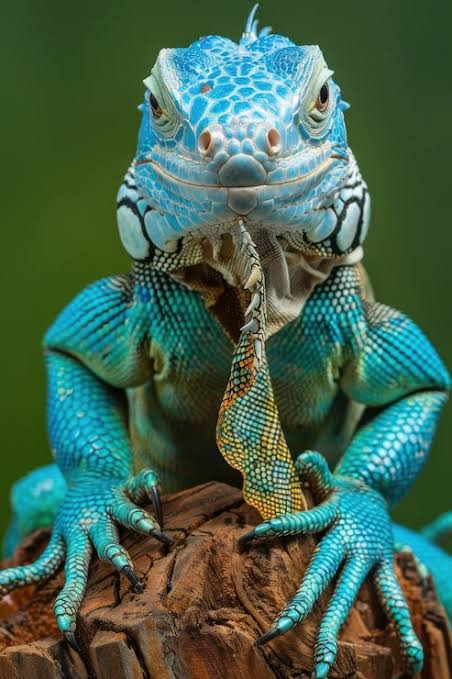
#> input picture Bimestre1/Portifolio1/lagarto.jpg, 452 x 679 px, found by its file name
$ jupyter execute Portifolio1.ipynb
#> lines starting #> are read from the running program, lines starting #| are printed output that depends on the picture; after the words box and inside, x2 and y2 are one past the last pixel; in counts of white or black regions, pixels touching at a corner belong together
[cell 1]
import cv2
import numpy as np
import matplotlib.pyplot as plt
from google.colab import files

[cell 2]
arquivo = files.upload()
#> the answer given: lagarto.jpg

Sobre a quantização: é o processo de reduzir a quantidade de níveis de intensidade ou cores possíveis que um pixel pode assumir.

Bits 	Níveis (2^bits)	O que significa

*   1 bit	- 2 níveis	só preto e branco (0 ou 255)
*   2 bits -	4 níveis	4 tons de cinza possíveis
*   4 bits - 16 níveis	16 tons de cinza possíveis
*   8 bits - 256 níveis	a imagem original, sem redução (todos os tons)

Qaunto menor a quantidade de bits, mais informação é perdida. Transições suaves ficam grotescas. No extremo de 1 bit, só sobra preto e branco puro: qualquer pixel abaixo da metade vira preto, qualquer um acima vira branco

CONVERSÃO TONS DE CINZA

[cell 3]
img = cv2.imread('/content/lagarto.jpg')
#> img is the input picture: shape (679, 452, 3); mean B, G, R 78.8, 99.4, 68.1
img_gray = cv2.cvtColor(img, cv2.COLOR_BGR2GRAY)
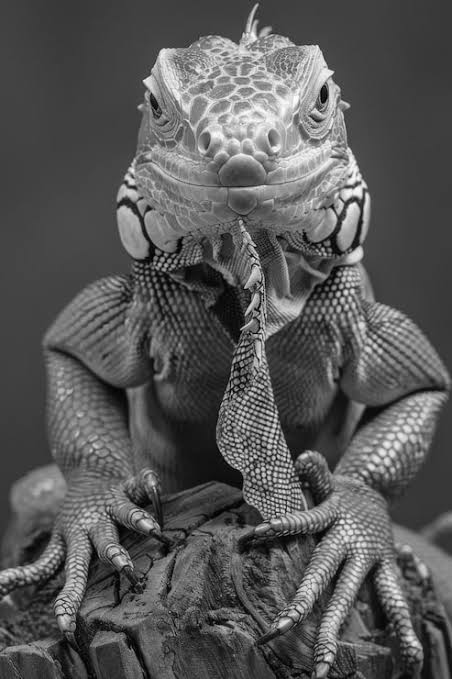
#> img_gray: shape (679, 452); min 0, max 255, mean 87.7
img_gray

QUANTIZAÇÃO

[cell 4]
def quantizar_imagem(imagem, bits):
#> called with bits = 1
    niveis = 2 ** bits

    # Passo 1: normaliza os pixels para o intervalo [0, niveis-1]
    imagem_normalizada = imagem.astype(np.float32) / 255.0
    imagem_niveis = np.floor(imagem_normalizada * niveis)
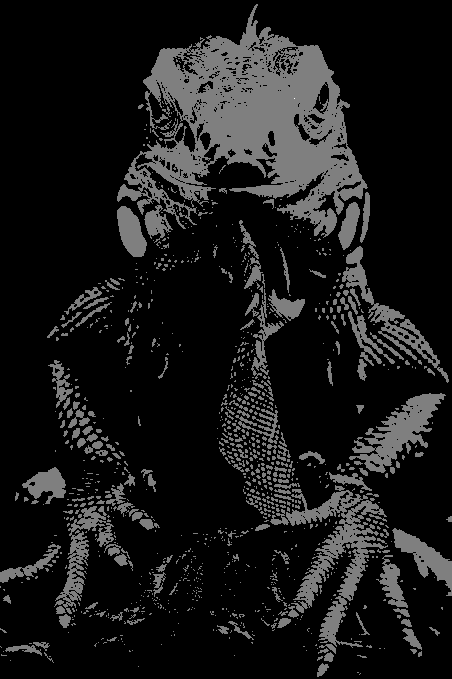
#> imagem_niveis: shape (679, 452) float32; min 0, max 2, mean 0.192; drawn with min black and max white

    # Garante que não ultrapasse o nível máximo (caso o pixel seja 255)
    imagem_niveis = np.clip(imagem_niveis, 0, niveis - 1)
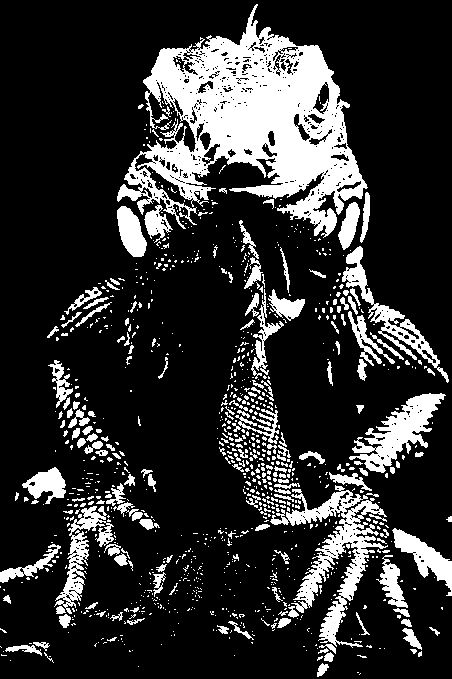
#> imagem_niveis: shape (679, 452) float32; values 0 (black) and 1 (white), 19.2% white; 1023 white regions (852 under 20 px), largest, box (x1, y1, x2, y2) and area: (117, 4, 368, 238) 25557, (270, 485, 388, 648) 5020, (349, 393, 446, 473) 2890

    # Passo 2: reescala de volta para [0, 255] para exibição
    imagem_quantizada = imagem_niveis * (255 / (niveis - 1))

    return imagem_quantizada.astype(np.uint8)

[cell 5]
img_1bit = quantizar_imagem(img_gray, 1)
img_2bit = quantizar_imagem(img_gray, 2)
#> call 2 of quantizar_imagem, with bits = 2
#> in quantizar_imagem (call 2), `imagem_niveis = np.floor(imagem_normalizada * niveis)`:
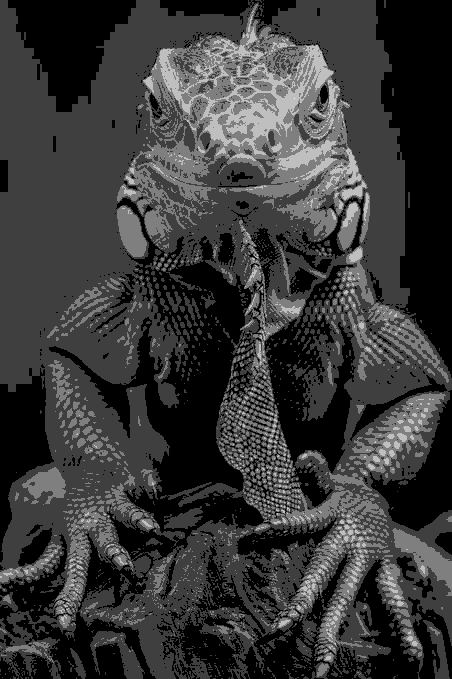
#> imagem_niveis: shape (679, 452) float32; min 0, max 4, mean 0.897; drawn with min black and max white
#> in quantizar_imagem (call 2), `imagem_niveis = np.clip(imagem_niveis, 0, niveis - 1)`:
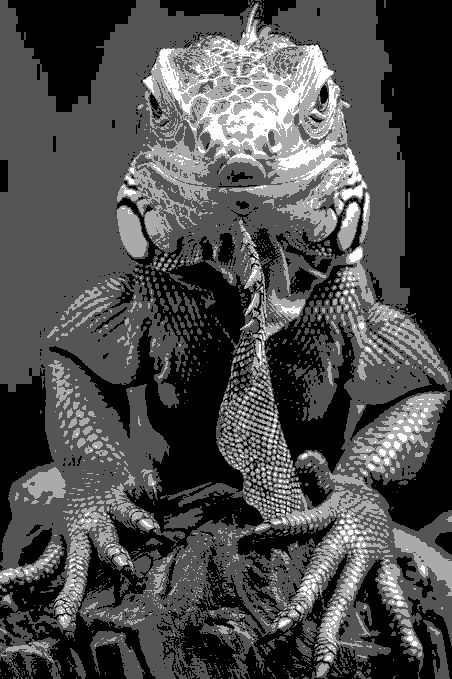
#> imagem_niveis: shape (679, 452) float32; min 0, max 3, mean 0.897; drawn with min black and max white
img_4bit = quantizar_imagem(img_gray, 4)
img_8bit = quantizar_imagem(img_gray, 8)

[cell 6]
fig, axes = plt.subplots(1, 5, figsize=(20, 5))

axes[0].imshow(img_gray, cmap='gray')
axes[0].set_title('Original (tons de cinza)')
axes[0].axis('off')

axes[1].imshow(img_1bit, cmap='gray')
axes[1].set_title('1 bit (2 níveis)')
axes[1].axis('off')

axes[2].imshow(img_2bit, cmap='gray')
axes[2].set_title('2 bits (4 níveis)')
axes[2].axis('off')

axes[3].imshow(img_4bit, cmap='gray')
axes[3].set_title('4 bits (16 níveis)')
axes[3].axis('off')

axes[4].imshow(img_8bit, cmap='gray')
axes[4].set_title('8 bits (256 níveis)')
axes[4].axis('off')

plt.tight_layout()
plt.savefig('quantizacao.png', dpi=150, bbox_inches='tight')
plt.show()

$ run again, with Bimestre1/Portifolio1/quantizacao.png saved as Bimestre1/Portifolio1/lagarto.jpg
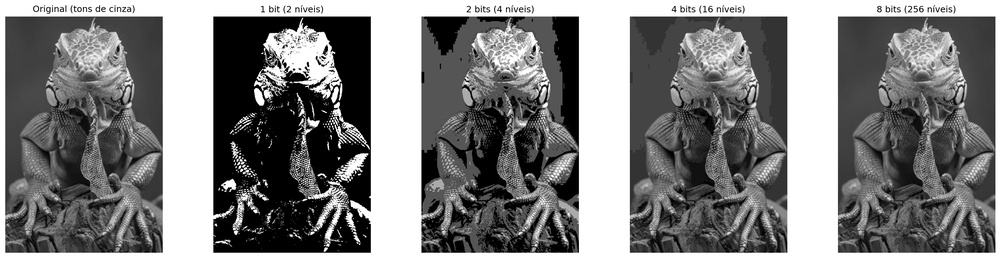
#> input picture Bimestre1/Portifolio1/quantizacao.png, 1000 x 258 px, shrunk from 2845 x 733 before the run, found by its file name
#> img is the input picture: shape (258, 1000, 3); min 0, max 255, mean 126
#> in quantizar_imagem, `imagem_niveis = np.clip(imagem_niveis, 0, niveis - 1)`:
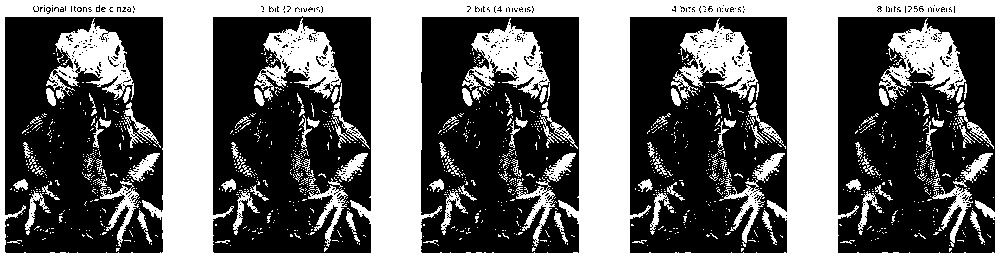
#> imagem_niveis: shape (258, 1000) float32; values 0 (black) and 1 (white), 41.2% white; 1167 white regions (1042 under 20 px), largest, box (x1, y1, x2, y2) and area: (0, 0, 1000, 258) 72845, (46, 18, 134, 100) 3246, (671, 18, 758, 101) 3242
#> in quantizar_imagem (call 2), `imagem_niveis = np.clip(imagem_niveis, 0, niveis - 1)`:
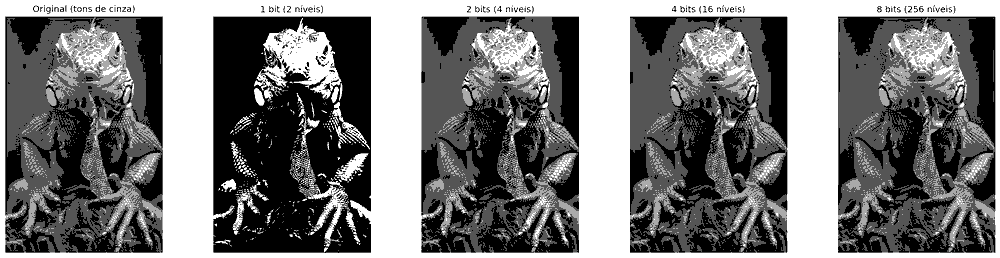
#> imagem_niveis: shape (258, 1000) float32; min 0, max 3, mean 1.42; drawn with min black and max white
